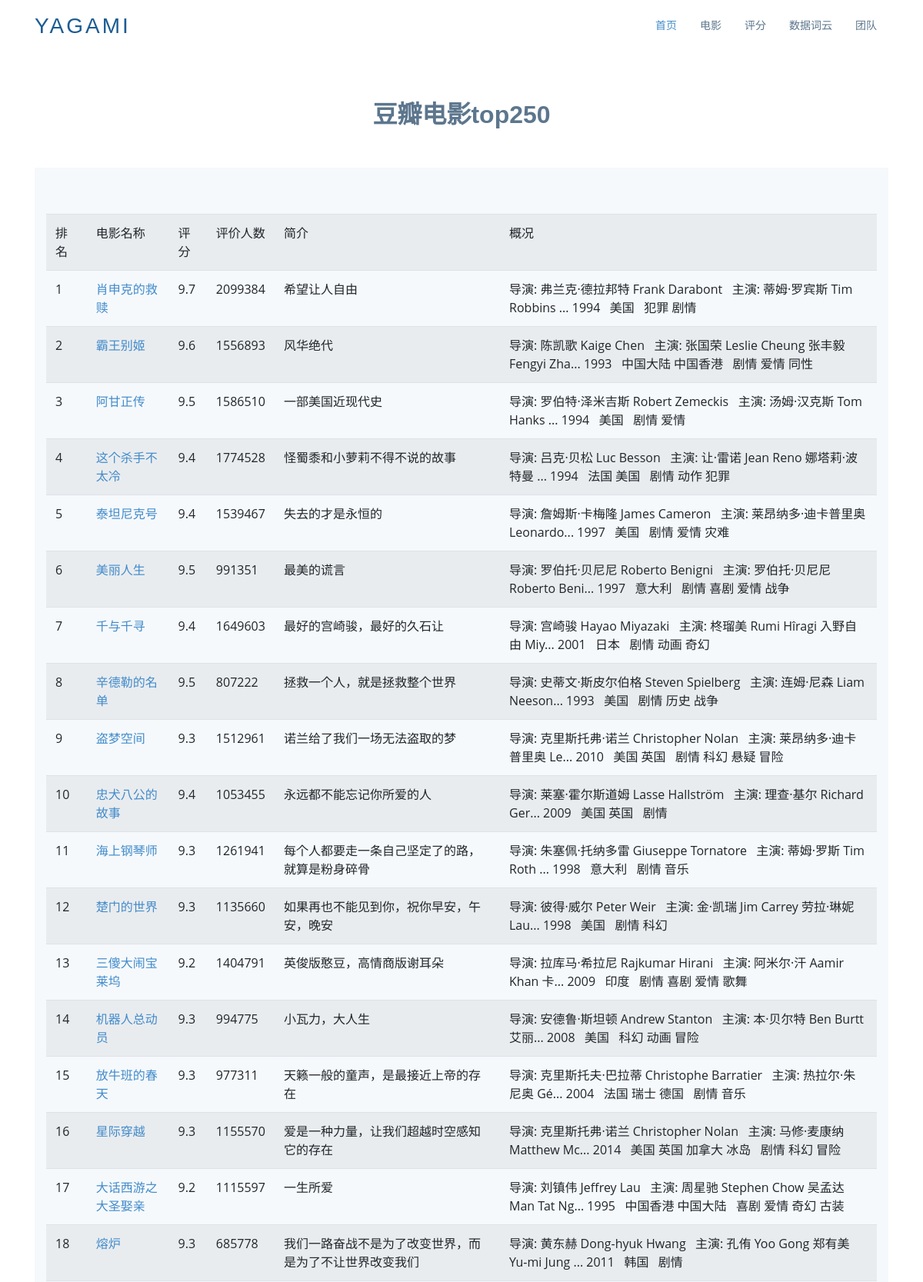
The page /movie (upper part) on the database its author committed.
### tables this page shows
CREATE TABLE "movie250"
(
	id integer
		primary key autoincrement,
	movie_name varchar,
	movie_link text,
	img_link text,
	score numeric,
	pnumber numeric,
	inq text,
	info text
);

### app.py (the view)
@app.route('/movie')
def movie():
    movies = []
    conn = sqlite3.connect('movie.db')
    cursor = conn.cursor()
    sql = "select * from movie250"
    data = cursor.execute(sql)
    for item in data:
        movies.append(item)
    cursor.close()
    conn.close()
    return render_template("movie.html", movies=movies)

### templates/movie.html (shortened to what this page needs)
<!DOCTYPE html>
<html lang="en">
<head>
  <link href="static/assets/vendor/bootstrap/css/bootstrap.min.css" rel="stylesheet">
  <link href="static/assets/vendor/icofont/icofont.min.css" rel="stylesheet">
  <link href="static/assets/vendor/boxicons/css/boxicons.min.css" rel="stylesheet">
  <link href="static/assets/vendor/animate.css/animate.min.css" rel="stylesheet">
  <link href="static/assets/vendor/venobox/venobox.css" rel="stylesheet">
  <link href="static/assets/vendor/aos/aos.css" rel="stylesheet">
  <link href="static/assets/css/style.css" rel="stylesheet">
</head>
<body>
  <header id="header">
    <div class="container">
      <div class="logo float-left">
        <h1 class="text-light"><a href="layout.html"><span>Yagami</span></a></h1>
      </div>
      <nav class="nav-menu float-right d-none d-lg-block">
         <ul>
          <li class="active"><a href="/home">首页</a></li>
          <li><a href="/movie">电影</a></li>
          <li><a href="/rate">评分</a></li>
          <li><a href="/word">数据词云</a></li>
          <li><a href="/team">团队</a></li>
        </ul>
      </nav>
    </div>
  </header>
    <section id="team" class="team">
      <div class="container">
        <div class="section-title">
          <h2>豆瓣电影top250</h2>
        </div>
    <section class="counts section-bg">
      <div class="container">
          <table class="table table-striped">
              <tr>
                  <td>排名</td>
                  <td>电影名称</td>
                  <td>评分</td>
                  <td>评价人数</td>
                  <td>简介</td>
                  <td>概况</td>
              </tr>
              {% for movie in movies %}
                  <tr>
                      <td>{{ movie[0] }}</td>
                     <td>
                  <a href="{{ movie[2] }}" target="_blank">
                     {{ movie[1] }}
                   </a>
                      </td>
                      <td>{{ movie[4] }}</td>
                      <td>{{ movie[5] }}</td>
                      <td>{{ movie[6] }}</td>
                      <td>{{ movie[7] }}</td>
                  </tr>
              {% endfor %}
          </table>
      </div>
    </section>
      </div>
    </section>
</body>
</html>

### static/assets/css/style.css (style rules this page uses)
body { font-family: "Open Sans", sans-serif; color: #444; }
a { color: #428bca; }
h1, h2, h3, h4, h5, h6, .font-primary { font-family: "Raleway", sans-serif; }
#header { height: 70px; transition: all 0.5s; transition: all 0.5s; padding: 10px 0; background: #fff; z-index: 997; }
#header .logo h1 { font-size: 28px; margin: 0; padding: 10px 0; line-height: 1; font-weight: 400; letter-spacing: 3px; text-transform: uppercase; }
#header .logo h1 a, #header .logo h1 a:hover { color: #1c5c93; text-decoration: none; }
.nav-menu, .nav-menu * { margin: 0; padding: 0; list-style: none; }
.nav-menu > ul > li { position: relative; white-space: nowrap; float: left; }
.nav-menu a { display: block; position: relative; color: #5c768d; padding: 12px 15px; transition: 0.3s; font-size: 14px; font-family: "Open Sans", sans-serif; }
.nav-menu a:hover, .nav-menu .active > a, .nav-menu li:hover > a { color: #428bca; text-decoration: none; }
.mobile-nav { position: fixed; top: 0; bottom: 0; z-index: 9999; overflow-y: auto; left: -260px; width: 260px; padding-top: 18px; background: #1f3548; transition: 0.4s; }
.mobile-nav * { margin: 0; padding: 0; list-style: none; }
.mobile-nav a { display: block; position: relative; color: #e3f0fc; padding: 10px 20px; font-weight: 500; }
.mobile-nav a:hover, .mobile-nav .active > a, .mobile-nav li:hover > a { color: #9eccf4; text-decoration: none; }
section { padding: 60px 0; }
.section-bg { background-color: #f5f9fc; }
.section-title { text-align: center; padding-bottom: 30px; }
.section-title h2 { font-size: 32px; font-weight: 600; margin-bottom: 20px; padding-bottom: 0; color: #5c768d; }
.counts { padding-bottom: 30px; }
.team { background: #fff; padding: 60px 0 30px 0; }

### rows shown on the page
movie250: id "1", movie_name "肖申克的救赎", score "9.7", pnumber "2099384", inq "希望让人自由", info "导演: 弗兰克·德拉邦特 Frank Darabont 主演: 蒂姆·罗宾斯 Tim Robbins ... 1994 美国 犯罪 剧情"
movie250: id "2", movie_name "霸王别姬", score "9.6", pnumber "1556893", inq "风华绝代", info "导演: 陈凯歌 Kaige Chen 主演: 张国荣 Leslie Cheung 张丰毅 Fengyi Zha... 1993 中国大陆 中国香港 剧情 爱情 同性"
movie250: id "3", movie_name "阿甘正传", score "9.5", pnumber "1586510", inq "一部美国近现代史", info "导演: 罗伯特·泽米吉斯 Robert Zemeckis 主演: 汤姆·汉克斯 Tom Hanks ... 1994 美国 剧情 爱情"
movie250: id "4", movie_name "这个杀手不太冷", score "9.4", pnumber "1774528", inq "怪蜀黍和小萝莉不得不说的故事", info "导演: 吕克·贝松 Luc Besson 主演: 让·雷诺 Jean Reno 娜塔莉·波特曼 ... 1994 法国 美国 剧情 动作 犯罪"
movie250: id "5", movie_name "泰坦尼克号", score "9.4", pnumber "1539467", inq "失去的才是永恒的", info "导演: 詹姆斯·卡梅隆 James Cameron 主演: 莱昂纳多·迪卡普里奥 Leonardo... 1997 美国 剧情 爱情 灾难"
movie250: id "6", movie_name "美丽人生", score "9.5", pnumber "991351", inq "最美的谎言", info "导演: 罗伯托·贝尼尼 Roberto Benigni 主演: 罗伯托·贝尼尼 Roberto Beni... 1997 意大利 剧情 喜剧 爱情 战争"
movie250: id "7", movie_name "千与千寻", score "9.4", pnumber "1649603", inq "最好的宫崎骏，最好的久石让", info "导演: 宫崎骏 Hayao Miyazaki 主演: 柊瑠美 Rumi Hîragi 入野自由 Miy... 2001 日本 剧情 动画 奇幻"
movie250: id "8", movie_name "辛德勒的名单", score "9.5", pnumber "807222", inq "拯救一个人，就是拯救整个世界", info "导演: 史蒂文·斯皮尔伯格 Steven Spielberg 主演: 连姆·尼森 Liam Neeson... 1993 美国 剧情 历史 战争"
movie250: id "9", movie_name "盗梦空间", score "9.3", pnumber "1512961", inq "诺兰给了我们一场无法盗取的梦", info "导演: 克里斯托弗·诺兰 Christopher Nolan 主演: 莱昂纳多·迪卡普里奥 Le... 2010 美国 英国 剧情 科幻 悬疑 冒险"
movie250: id "10", movie_name "忠犬八公的故事", score "9.4", pnumber "1053455", inq "永远都不能忘记你所爱的人", info "导演: 莱塞·霍尔斯道姆 Lasse Hallström 主演: 理查·基尔 Richard Ger... 2009 美国 英国 剧情"
movie250: id "11", movie_name "海上钢琴师", score "9.3", pnumber "1261941", inq "每个人都要走一条自己坚定了的路，就算是粉身碎骨", info "导演: 朱塞佩·托纳多雷 Giuseppe Tornatore 主演: 蒂姆·罗斯 Tim Roth ... 1998 意大利 剧情 音乐"
movie250: id "12", movie_name "楚门的世界", score "9.3", pnumber "1135660", inq "如果再也不能见到你，祝你早安，午安，晚安", info "导演: 彼得·威尔 Peter Weir 主演: 金·凯瑞 Jim Carrey 劳拉·琳妮 Lau... 1998 美国 剧情 科幻"
movie250: id "13", movie_name "三傻大闹宝莱坞", score "9.2", pnumber "1404791", inq "英俊版憨豆，高情商版谢耳朵", info "导演: 拉库马·希拉尼 Rajkumar Hirani 主演: 阿米尔·汗 Aamir Khan 卡... 2009 印度 剧情 喜剧 爱情 歌舞"
movie250: id "14", movie_name "机器人总动员", score "9.3", pnumber "994775", inq "小瓦力，大人生", info "导演: 安德鲁·斯坦顿 Andrew Stanton 主演: 本·贝尔特 Ben Burtt 艾丽... 2008 美国 科幻 动画 冒险"
movie250: id "15", movie_name "放牛班的春天", score "9.3", pnumber "977311", inq "天籁一般的童声，是最接近上帝的存在", info "导演: 克里斯托夫·巴拉蒂 Christophe Barratier 主演: 热拉尔·朱尼奥 Gé... 2004 法国 瑞士 德国 剧情 音乐"
movie250: id "16", movie_name "星际穿越", score "9.3", pnumber "1155570", inq "爱是一种力量，让我们超越时空感知它的存在", info "导演: 克里斯托弗·诺兰 Christopher Nolan 主演: 马修·麦康纳 Matthew Mc... 2014 美国 英国 加拿大 冰岛 剧情 科幻 冒险"
movie250: id "17", movie_name "大话西游之大圣娶亲", score "9.2", pnumber "1115597", inq "一生所爱", info "导演: 刘镇伟 Jeffrey Lau 主演: 周星驰 Stephen Chow 吴孟达 Man Tat Ng... 1995 中国香港 中国大陆 喜剧 爱情 奇幻 古装"
movie250: id "18", movie_name "熔炉", score "9.3", pnumber "685778", inq "我们一路奋战不是为了改变世界，而是为了不让世界改变我们", info "导演: 黄东赫 Dong-hyuk Hwang 主演: 孔侑 Yoo Gong 郑有美 Yu-mi Jung ... 2011 韩国 剧情"
